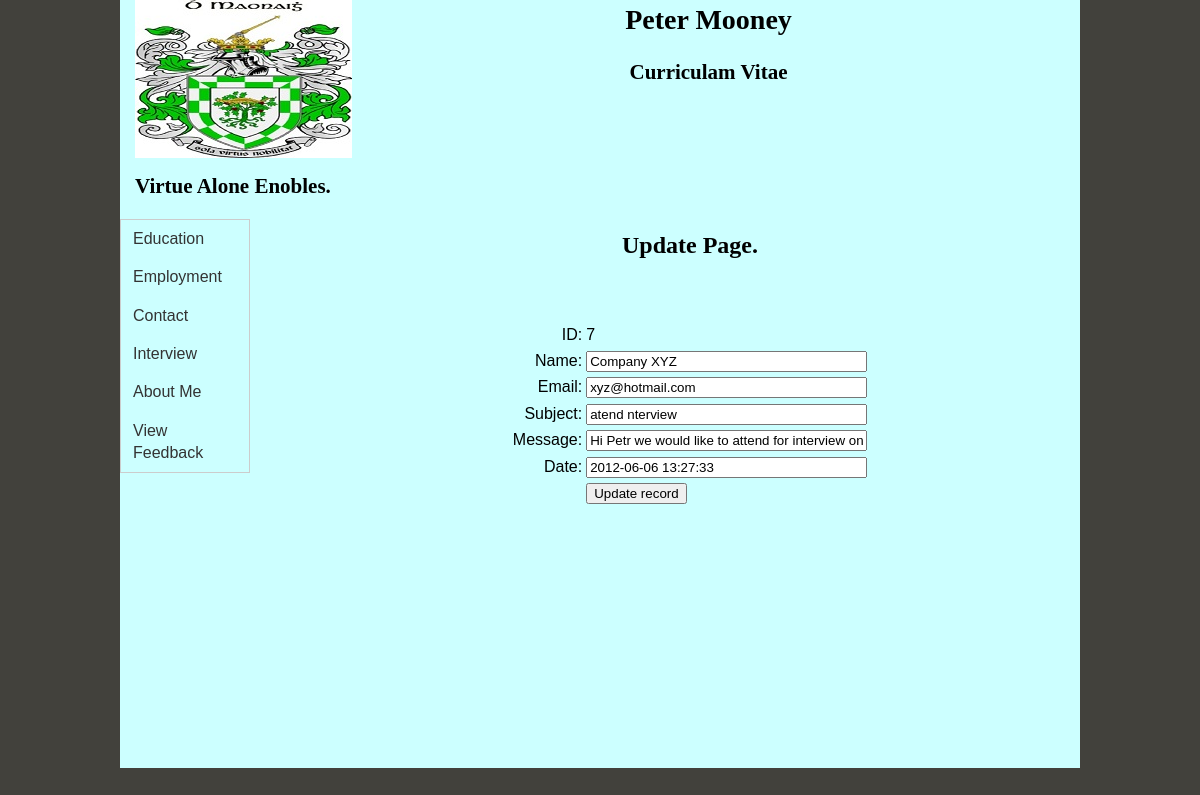
The app's page /Peter_Mooney_CV/update.php?ID=7 with its own data.
### tables this page shows
CREATE TABLE IF NOT EXISTS `feedback` (
  `ID` int(3) NOT NULL AUTO_INCREMENT,
  `Name` varchar(20) NOT NULL,
  `Email` varchar(100) NOT NULL,
  `Subject` varchar(100) NOT NULL,
  `Message` text NOT NULL,
  `Date` timestamp NOT NULL DEFAULT CURRENT_TIMESTAMP ON UPDATE CURRENT_TIMESTAMP,
  PRIMARY KEY (`ID`)
);

### Peter_Mooney_CV/Update.php (the view, shortened to what this page needs)
<?php require_once('Connections/test.php'); ?>
<?php
if (!function_exists("GetSQLValueString")) {
function GetSQLValueString($theValue, $theType, $theDefinedValue = "", $theNotDefinedValue = "")
{
  $theValue = function_exists("mysql_real_escape_string") ? mysql_real_escape_string($theValue) : mysql_escape_string($theValue);
  switch ($theType) {
    case "long":
    case "int":
      $theValue = ($theValue != "") ? intval($theValue) : "NULL";
      break;
  }
  return $theValue;
}
}
$editFormAction = $_SERVER['PHP_SELF'];
if (isset($_SERVER['QUERY_STRING'])) {
  $editFormAction .= "?" . htmlentities($_SERVER['QUERY_STRING']);
}
$colname_update = "-1";
if (isset($_GET['ID'])) {
  $colname_update = $_GET['ID'];
}
$query_update = sprintf("SELECT * FROM feedback WHERE ID = %s", GetSQLValueString($colname_update, "int"));
$update = mysql_query($query_update, $test) or die(mysql_error());
$row_update = mysql_fetch_assoc($update);
?>
<!DOCTYPE html PUBLIC "-//W3C//DTD XHTML 1.0 Transitional//EN" "http://www.w3.org/TR/xhtml1/DTD/xhtml1-transitional.dtd">
<html xmlns="http://www.w3.org/1999/xhtml">
<head>
<link href="/Indes.dwt" rel="stylesheet" type="text/css" />
<link href="SpryAssets/SpryMenuBarVertical.css" rel="stylesheet" type="text/css" />
<link href="style.css" rel="stylesheet" type="text/css" />
</head>
<body>
<div class="container">
  <div class="header">
    <h1 align="center"><img src="Images/mooney.jpg" alt="" width="217" height="158" align="left" />Peter Mooney</h1>
    <h2 align="center">Curriculam Vitae</h2>
<p>&nbsp;</p>
<p>&nbsp;</p>
<h2>Virtue Alone Enobles.</h2>
  </div>
  <div class="sidebar1">
    <ul id="MenuBar1" class="MenuBarVertical">
<li><a href="Education.php">Education</a></li>
<li><a href="Employment.php">Employment</a></li>
<li><a href="Contact.php">Contact</a></li>
<li><a href="Attend_Interview.php">Interview</a></li>
<li><a href="About Me.php">About Me</a></li>
<li><a href="view_feedback.php">View Feedback</a></li>
    </ul>
   </div>
  <div class="content">
      <h2 align="center" id="Approved">Update  Page.</h2>
      <p align="center" id="approved">&nbsp;</p>
      <form action="<?php echo $editFormAction; ?>" method="post" name="form1" id="form1">
        <table align="center">
          <tr valign="baseline">
            <td nowrap="nowrap" align="right">ID:</td>
            <td><?php echo $row_update['ID']; ?></td>
          </tr>
          <tr valign="baseline">
            <td nowrap="nowrap" align="right">Name:</td>
            <td><input type="text" name="Name" value="<?php echo htmlentities($row_update['Name'], ENT_COMPAT, 'utf-8'); ?>" size="32" /></td>
          </tr>
          <tr valign="baseline">
            <td nowrap="nowrap" align="right">Email:</td>
            <td><input type="text" name="Email" value="<?php echo htmlentities($row_update['Email'], ENT_COMPAT, 'utf-8'); ?>" size="32" /></td>
          </tr>
          <tr valign="baseline">
            <td nowrap="nowrap" align="right">Subject:</td>
            <td><input type="text" name="Subject" value="<?php echo htmlentities($row_update['Subject'], ENT_COMPAT, 'utf-8'); ?>" size="32" /></td>
          </tr>
          <tr valign="baseline">
            <td nowrap="nowrap" align="right">Message:</td>
            <td><input type="text" name="Message" value="<?php echo htmlentities($row_update['Message'], ENT_COMPAT, 'utf-8'); ?>" size="32" /></td>
          </tr>
          <tr valign="baseline">
            <td nowrap="nowrap" align="right">Date:</td>
            <td><input type="text" name="Date" value="<?php echo htmlentities($row_update['Date'], ENT_COMPAT, 'utf-8'); ?>" size="32" /></td>
          </tr>
          <tr valign="baseline">
            <td nowrap="nowrap" align="right">&nbsp;</td>
            <td><input type="submit" value="Update record" /></td>
          </tr>
        </table>
      </form>
      <p>&nbsp;</p>
<p align="center">&nbsp;</p>
      <p align="center">&nbsp;</p>
      <p>&nbsp;</p>
      <p>&nbsp;</p><div align="center"></div>
  </div>
  <div class="footer">
    <p>&nbsp;</p>
    </div>
  </div>
</body>
</html>

### Peter_Mooney_CV/SpryAssets/SpryMenuBarVertical.css (style rules this page uses)
ul.MenuBarVertical { margin: 0; padding: 0; list-style-type: none; font-size: 100%; cursor: default; width: 8em; color: #000; background-color: #CFF; }
ul.MenuBarVertical li { margin: 0; padding: 0; list-style-type: none; font-size: 100%; position: relative; text-align: left; cursor: pointer; width: 8em; }
ul.MenuBarVertical { border: 1px solid #CCC; }
ul.MenuBarVertical a { display: block; cursor: pointer; background-color: #CFF; padding: 0.5em 0.75em; color: #333; text-decoration: none; }

### Peter_Mooney_CV/style.css (style rules this page uses)
body { font: 100%/1.4 Verdana, Arial, Helvetica, sans-serif; background: #42413C; margin: 0; padding: 0; color: #000; }
ul, ol, dl { padding: 0; margin: 0; }
h1, h2, h3, h4, h5, h6, p { margin-top: 0; padding-right: 15px; padding-left: 15px; font-family: "Times New Roman", Times, serif; }
a:link { color: #42413C; text-decoration: underline; }
.container { width: 960px; margin: 0 auto; background-color: #CFF; }
.header { background-color: #CFF; font-size: 14px; }
.sidebar1 { float: left; width: 180px; padding-bottom: 10px; background-color: #CFF; }
.content { padding: 10px 0; width: 780px; float: left; }
.footer { padding: 10px 0; position: relative; clear: both; background-color: #CFF; }

### records on screen
feedback: ID "7", Name "Company XYZ", Email "xyz@hotmail.com", Subject "atend nterview", Message "Hi Petr we would like to attend for interview on.", Date "2012-06-06 13:27:33"
